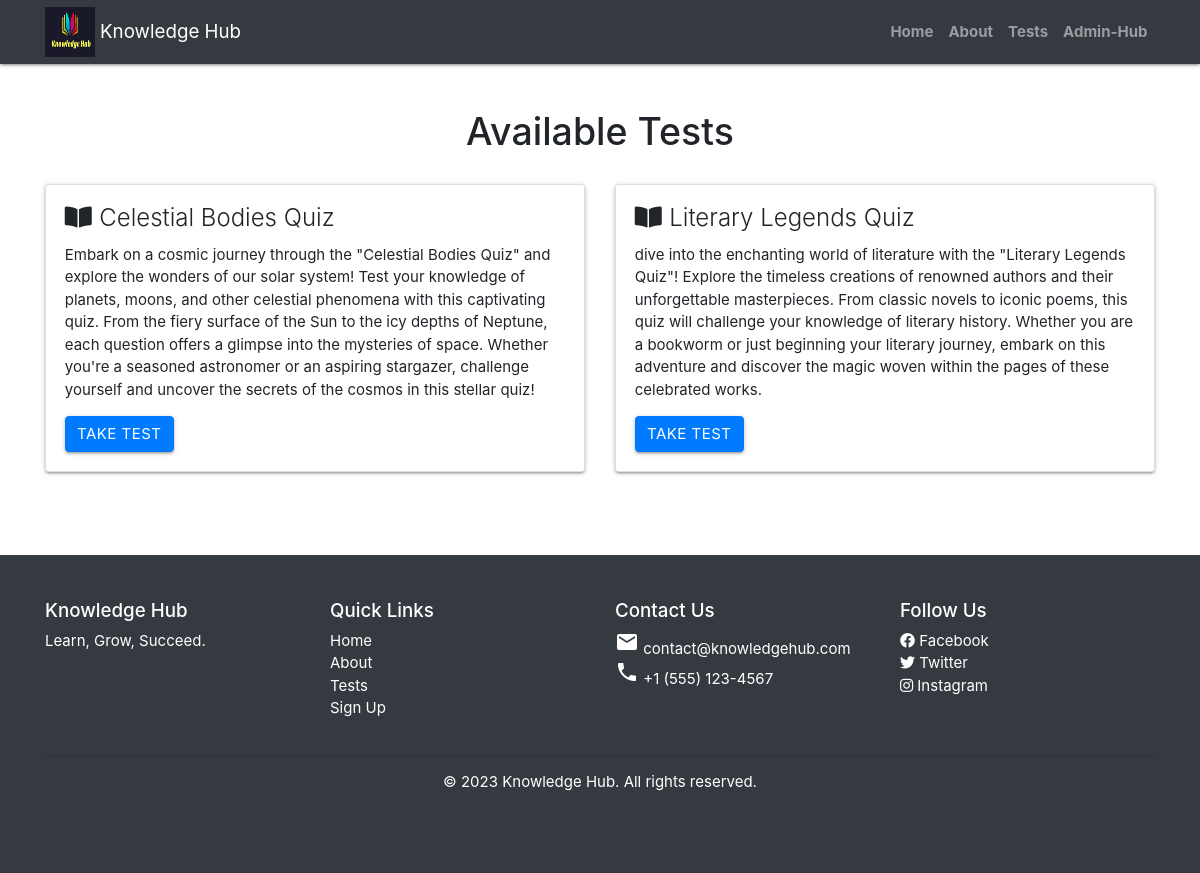
/users/controllers/controller-home.php (signed in), run on an earlier commit of the app's database.
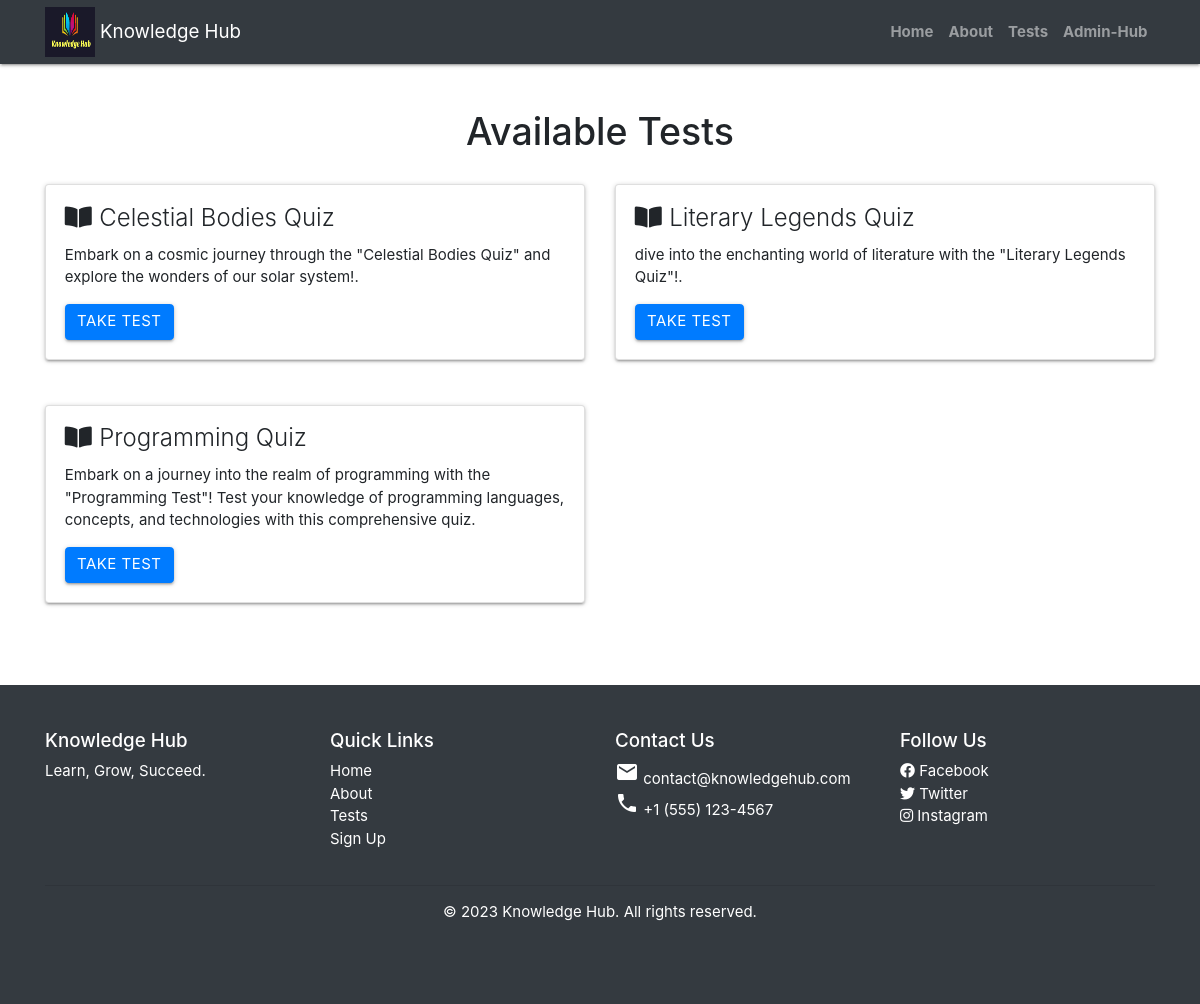
And on a later commit of the database.
### tables this page shows
CREATE TABLE `tests` (
  `id_tests` int(11) NOT NULL,
  `name` varchar(50) NOT NULL,
  `number` int(255) NOT NULL,
  `description` varchar(1000) DEFAULT NULL
);

### users/controllers/controller-home.php (called while the page is built, shortened)
<?php
require_once '../models/tests.php';
if(isset($_SESSION['user'])){
$allTests = Tests::tests();
}else{
    header('Location: ../views/view-homeNoAccess.php');
}
include_once '../views/view-home.php';
?>

### users/models/tests.php (called while the page is built, shortened)
<?php
class Tests
{
    public static function tests(){
        try {
            $db = new PDO("mysql:host=localhost;dbname=" . DB_NAME, DB_USER, DB_PASS);
            $db->setAttribute(PDO::ATTR_ERRMODE, PDO::ERRMODE_EXCEPTION);
            $sql = "SELECT * from tests";
            $query = $db->prepare($sql);
            $query->execute();
            $result = $query->fetchAll(PDO::FETCH_ASSOC);
            return $result;
        } catch (PDOException $e) {
            echo "Erreur : " . $e->getMessage();
            die();
        }
    }
}

### users/views/view-home.php (the view, shortened to what this page needs)
<!DOCTYPE html>
<html lang="en">
<head>
    <link rel="stylesheet" href="https://stackpath.bootstrapcdn.com/bootstrap/4.5.2/css/bootstrap.min.css">
    <link rel="stylesheet" href="https://cdnjs.cloudflare.com/ajax/libs/font-awesome/5.15.3/css/all.min.css">
</head>
<body>
    <?php include '../../assets/header.php'; ?>
    <div class="container my-5">
        <h1 class="text-center mb-4">Available Tests</h1>
        <div class="row">
            <?php foreach($allTests as $tests) :?>
            <div class="col-md-6 mb-4">
                <div class="card">
                    <div class="card-body">
                        <h5 class="card-title"><i class="fas fa-book-open mr-2"></i><?= $tests['name'] ?></h5>
                        <p class="card-text"><?= $tests['description'] ?></p>
                        <a href="../controllers/controller-test.php?test_id=<?= $tests['id_tests'] ?>" class="btn btn-primary">Take Test</a>
                    </div>
                </div>
            </div>
            <?php endforeach; ?>
        </div>
    </div>
    <?php include '../../assets/footer.php'; ?>
</body>
</html>

### assets/header.php (shortened to what this page needs)
<!DOCTYPE html>
<html lang="en">
<head>
  <link rel="stylesheet" href="https://cdnjs.cloudflare.com/ajax/libs/materialize/1.0.0/css/materialize.min.css">
  <link href="https://stackpath.bootstrapcdn.com/bootstrap/4.5.2/css/bootstrap.min.css" rel="stylesheet">
</head>
<body>
   <?php
    $urlProject = "http://localhost:5000/projetstage/projetphp";
   ?>
<header>
        <nav class="navbar navbar-expand-lg navbar-dark bg-dark">
            <div class="container">
            <img src="<?= $urlProject ?>/assets/images/images.png" alt="Logo" style="width: 50px; height: 50px; margin-right:5px;">
            <a class="navbar-brand" href="../../index.php">Knowledge Hub</a>
                <div class="collapse navbar-collapse" id="navbarNav">
                    <ul class="navbar-nav ml-auto">
                        <li class="nav-item">
                            <a class="nav-link" href="../users/controllers/controller-home.php">Home</a>
                        </li>
                        <li class="nav-item">
                            <a class="nav-link" href="../users/views/view-about.php">About</a>
                        </li>
                        <li class="nav-item">
                            <a class="nav-link" href="../users/controllers/controller-test.php">Tests</a>
                        </li>
                        <li class="nav-item">
                            <a class="nav-link" href="../admin/controllers/controller-signin.php">Admin-Hub</a>
                        </li>
                    </ul>
                </div>
            </div>
        </nav>
    </header>
</body>
</html>

### assets/footer.php (shortened to what this page needs)
<!DOCTYPE html>
<html lang="en">
<head>
    <link rel="stylesheet" href="https://stackpath.bootstrapcdn.com/bootstrap/4.5.2/css/bootstrap.min.css">
    <link rel="stylesheet" href="https://cdnjs.cloudflare.com/ajax/libs/font-awesome/5.15.3/css/all.min.css">
</head>
<body>
    <footer class="bg-dark text-white py-5">
        <div class="container">
            <div class="row">
                <div class="col-md-3">
                    <h5>Knowledge Hub</h5>
                    <p>Learn, Grow, Succeed.</p>
                </div>
                <div class="col-md-3">
                    <h5>Quick Links</h5>
                    <ul class="list-unstyled">
                        <li><a class="text-white" href="#">Home</a></li>
                        <li><a class="text-white" href="#">About</a></li>
                        <li><a class="text-white" href="#">Tests</a></li>
                        <li><a class="text-white" href="users/controllers/controller-signup.php">Sign Up</a></li>
                    </ul>
                </div>
                <div class="col-md-3">
                    <h5>Contact Us</h5>
                    <ul class="list-unstyled">
                        <li><i class="material-icons">email</i> contact@knowledgehub.com</li>
                        <li><i class="material-icons">phone</i> +1 (555) 123-4567</li>
                    </ul>
                </div>
                <div class="col-md-3">
                    <h5>Follow Us</h5>
                    <ul class="list-unstyled">
                        <li><a class="text-white" href="#"><i class="fab fa-facebook"></i> Facebook</a></li>
                        <li><a class="text-white" href="#"><i class="fab fa-twitter"></i> Twitter</a></li>
                        <li><a class="text-white" href="#"><i class="fab fa-instagram"></i> Instagram</a></li>
                    </ul>
                </div>
            </div>
            <hr>
            <div class="row">
                <div class="col-md-12 text-center">
                    <p>&copy; 2023 Knowledge Hub. All rights reserved.</p>
                </div>
            </div>
        </div>
    </footer>
</body>
</html>

### users/views/view-home.php (style rules this page uses)
body { font-family: 'Poppins', sans-serif; background-color: #f8f9fa; }
.card { border: none; box-shadow: 0 4px 8px rgba(0, 0, 0, 0.1); transition: all 0.3s ease-in-out; }

### assets/header.php (style rules this page uses)
a.nav-link { float: right !important; font-weight: bolder !important ; }

What changed in the data, as far as the page shows it:
changed tests "Celestial Bodies Quiz": description "…wonders of our solar system! Test your knowledge of planets, moons, and other celestial phenomena with this captivating quiz. From the fiery surface of the Sun to the icy depths of Neptune, each question offers a glimpse into the mysteries of space. Whether you're a seasoned astronomer or an aspiring stargazer, challenge yourself and uncover the secrets of the cosmos in this stellar quiz!" → "Embark on a cosmic journey through the \"Celestial Bodies Quiz\" and explore the wonders of our solar system!."
changed tests "Literary Legends Quiz": description "…with the \"Literary Legends Quiz\"! Explore the timeless creations of renowned authors and their unforgettable masterpieces. From classic novels to iconic poems, this quiz will challenge your knowledge of literary history. Whether you are a bookworm or just beginning your literary journey, embark on this adventure and discover the magic woven within the pages of these celebrated works." → "dive into the enchanting world of literature with the \"Literary Legends Quiz\"!."
added tests: name "Programming Quiz", description "Embark on a journey into the realm of programming with the \"Programming Test\"! Test your knowledge of programming languages, concepts, and technologies with this comprehensive quiz."
